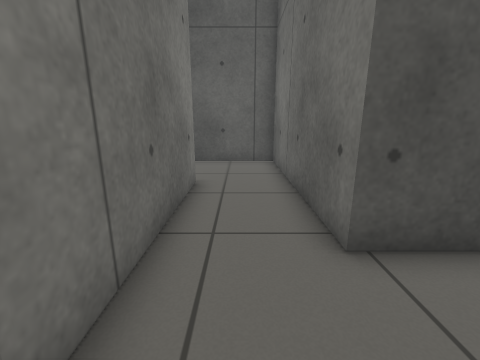
View 1 (above)

15 first-person views from a walk through a Gazebo world. The camera is 0.2 m above the floor, tilts 14° down and sees 90° across. The floor is counted in squares, 0.1 m on a side. Each view is taken from the middle of a square. On the plan, view 1 faces up. The plan holds only what a view shows up to about 15 squares ahead; the rest is blank.

View 2
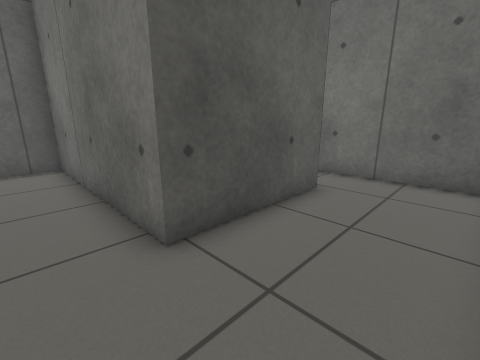

View 3
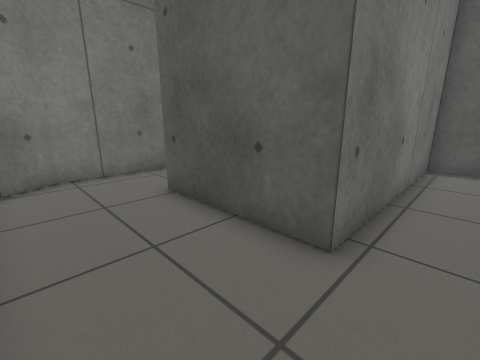

View 4
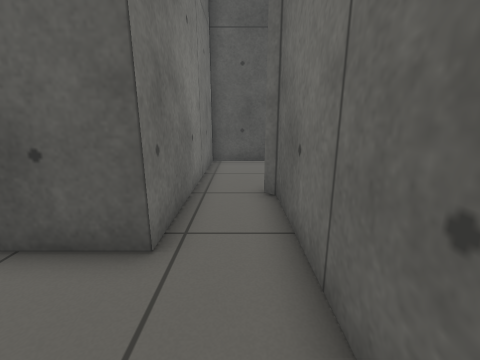

View 5
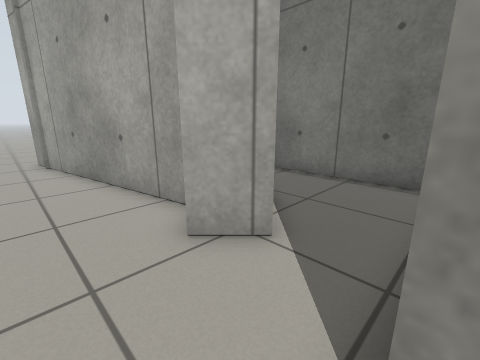

View 6
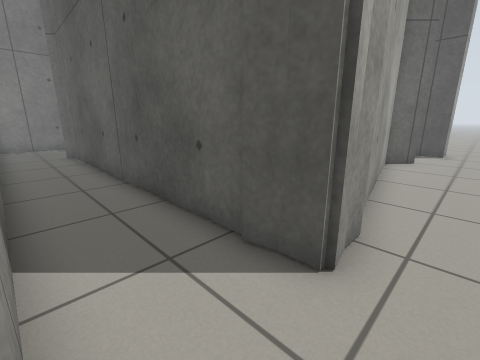

View 7
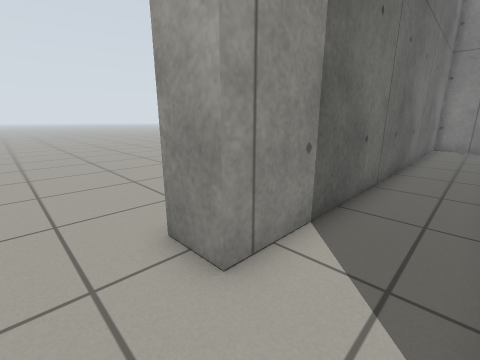

View 8
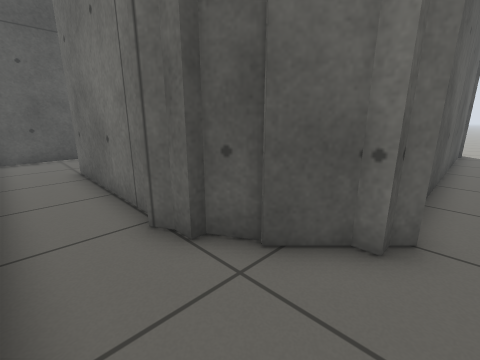

View 9
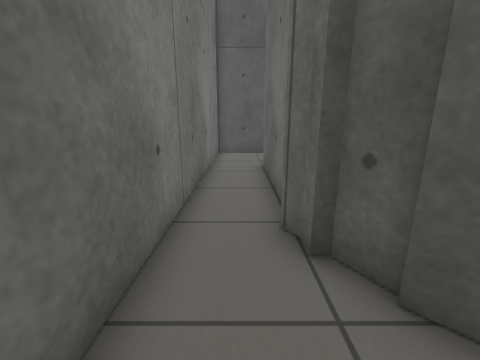

View 10
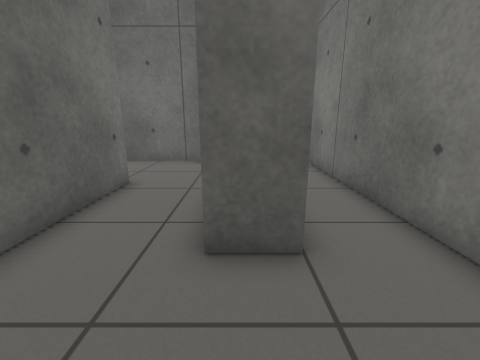

View 11
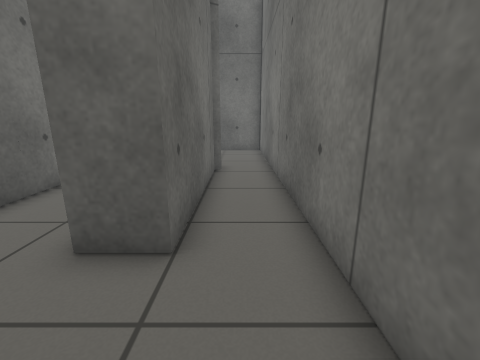

View 12
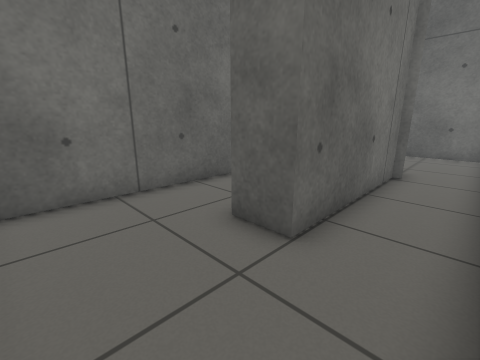

View 13
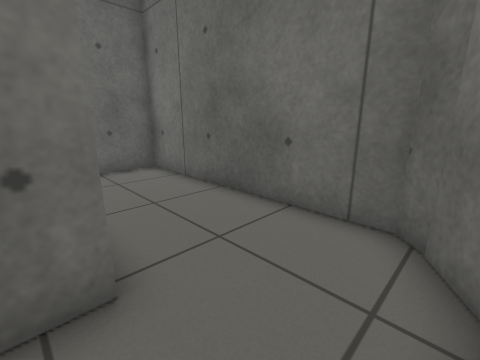

View 14
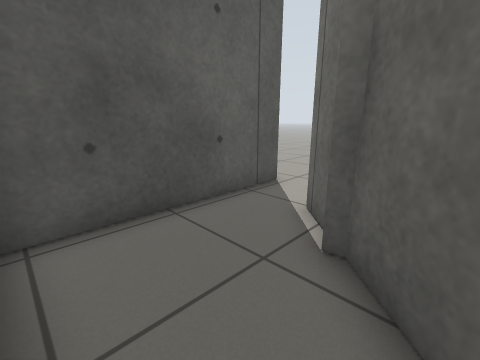

View 15
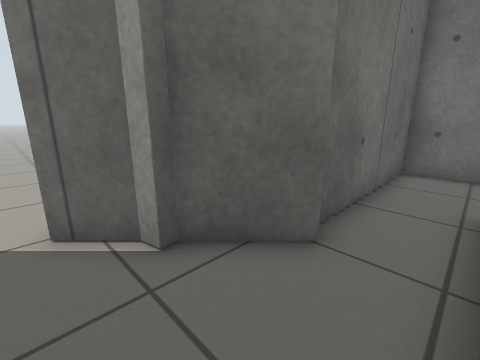

### Floor plan
Points are (right, up) in squares from view 1. A wall is a line through its corners. A room is listed if a view was taken in it or the views show most of it. See-through windows are left out.
Room 1 (views 1, 2, 3, 4, 7, 8, 9, 10, 11, 12, 13, 14, 15)
walls: (-3, 1.4) (-3, 7.7) (-1.5, 7.7) (-1.5, 1.2) (-0.7, -0.2) (-0.2, -0.7) (9, -0.7) (9, 6.2) (8.7, 6.5) (10.3, 8.1) (10.3, 8.5) (10.8, 8.6) (11.9, 9.7) (12.9, 8.6) (12, 7.6) (13.9, -2.1) (12.3, -2.4); (-2.1, -0.8) (-2.6, 0.2); (-3, 0.1) (-3, 0.8) (-3.3, 1.3); (13.6, -0.6) (13.6, -1.5); (13.9, -2.2) (-0.2, -2.2) (-0.5, -2.5) (-0.8, -2.2) (-1.2, -2.2) (-1.2, -1.8) (-2.3, -0.7); (13.6, 11.8) (6.6, 11.8) (6.6, 3.3) (1.6, 3.3) (1.6, 11.8) (-5.4, 11.8) (-5.4, -5.2) (13.1, -5.2)
ways out: opening at (14.5, 12.5) to room 2; opening at (14.5, -5.5) to room 3
Room 2 (view 5)
walls: (13.6, 13.4) (13.6, 11.8)
ways out: opening at (14.5, 12.5) to room 1
Room 3 (view 6)
walls: (13.1, -5.2) (13.1, -6.7)
ways out: opening at (14.5, -5.5) to room 1

Positions as (right, up) in squares from view 1, and headings:
1: (0, 0), facing up
2: (0, 0), facing up-right
3: (8, 0), facing up-left
4: (8, 0), facing up
5: (15, 12), facing down-left
6: (15, -5), facing up-left
7: (15, -3), facing down-left
8: (-5, -3), facing up-right
9: (-4, -3), facing up
10: (-2, 11), facing down
11: (-4, 11), facing down
12: (-5, 11), facing down-right
13: (-1, 4), facing down-right
14: (7, 7), facing up-right
15: (7, 10), facing down-right
